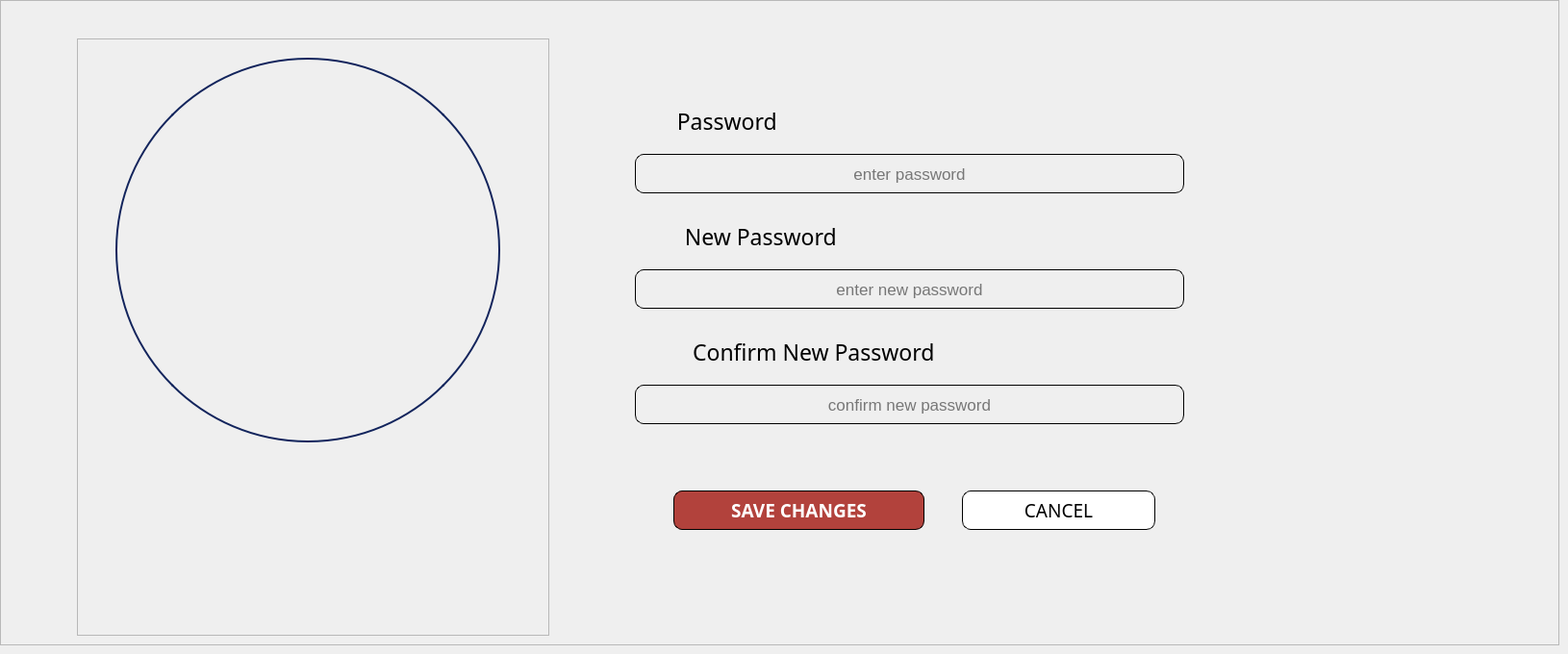
        <widget class="QWidget" name="Change_Password_cashier">
         <widget class="QFrame" name="frame_36">
          <property name="geometry">
           <rect>
            <x>0</x>
            <y>0</y>
            <width>1621</width>
            <height>671</height>
           </rect>
          </property>
          <property name="frameShape">
           <enum>QFrame::StyledPanel</enum>
          </property>
          <property name="frameShadow">
           <enum>QFrame::Raised</enum>
          </property>
          <widget class="QFrame" name="frame_37">
           <property name="geometry">
            <rect>
             <x>80</x>
             <y>40</y>
             <width>491</width>
             <height>621</height>
            </rect>
           </property>
           <property name="frameShape">
            <enum>QFrame::StyledPanel</enum>
           </property>
           <property name="frameShadow">
            <enum>QFrame::Raised</enum>
           </property>
           <widget class="QLabel" name="label_editUSER_profile_pic_4">
            <property name="geometry">
             <rect>
              <x>40</x>
              <y>20</y>
              <width>400</width>
              <height>400</height>
             </rect>
            </property>
            <property name="styleSheet">
             <string notr="true">border-radius: 200px;   /* half of 400 */
border: 2px solid #12245c;  /* optional: blue border */
</string>
            </property>
            <property name="text">
             <string/>
            </property>
            <property name="pixmap">
             <pixmap resource="jj_owner_resources.qrc">:/JJimages/userProfilepicture.png</pixmap>
            </property>
            <property name="scaledContents">
             <bool>true</bool>
            </property>
           </widget>
          </widget>
          <widget class="QFrame" name="frame_38">
           <property name="geometry">
            <rect>
             <x>610</x>
             <y>40</y>
             <width>961</width>
             <height>421</height>
            </rect>
           </property>
           <property name="font">
            <font>
             <pointsize>7</pointsize>
            </font>
           </property>
           <property name="styleSheet">
            <string notr="true">background: transparent;</string>
           </property>
           <property name="frameShape">
            <enum>QFrame::StyledPanel</enum>
           </property>
           <property name="frameShadow">
            <enum>QFrame::Raised</enum>
           </property>
           <widget class="QLabel" name="label_86">
            <property name="geometry">
             <rect>
              <x>50</x>
              <y>70</y>
              <width>311</width>
              <height>31</height>
             </rect>
            </property>
            <property name="font">
             <font>
              <family>Poppins Medium</family>
              <pointsize>17</pointsize>
             </font>
            </property>
            <property name="text">
             <string>Password                    </string>
            </property>
            <property name="alignment">
             <set>Qt::AlignCenter</set>
            </property>
           </widget>
           <widget class="QLabel" name="label_87">
            <property name="geometry">
             <rect>
              <x>60</x>
              <y>190</y>
              <width>361</width>
              <height>31</height>
             </rect>
            </property>
            <property name="font">
             <font>
              <family>Poppins Medium</family>
              <pointsize>17</pointsize>
             </font>
            </property>
            <property name="text">
             <string>New Password                    </string>
            </property>
            <property name="alignment">
             <set>Qt::AlignCenter</set>
            </property>
           </widget>
           <widget class="QLabel" name="label_92">
            <property name="geometry">
             <rect>
              <x>50</x>
              <y>300</y>
              <width>491</width>
              <height>51</height>
             </rect>
            </property>
            <property name="font">
             <font>
              <family>Poppins Medium</family>
              <pointsize>17</pointsize>
             </font>
            </property>
            <property name="text">
             <string>Confirm New Password                    </string>
            </property>
            <property name="alignment">
             <set>Qt::AlignCenter</set>
            </property>
           </widget>
           <widget class="QLineEdit" name="lineEdit_enterpass_cashier">
            <property name="geometry">
             <rect>
              <x>50</x>
              <y>120</y>
              <width>571</width>
              <height>41</height>
             </rect>
            </property>
            <property name="font">
             <font>
              <pointsize>13</pointsize>
             </font>
            </property>
            <property name="styleSheet">
             <string notr="true">border: 1px solid #000000; 
border-radius: 9px; 
padding: 1px;</string>
            </property>
            <property name="text">
             <string/>
            </property>
            <property name="alignment">
             <set>Qt::AlignCenter</set>
            </property>
            <property name="placeholderText">
             <string>enter password</string>
            </property>
           </widget>
           <widget class="QLineEdit" name="lineEdit_enterNEWpass_cashier">
            <property name="geometry">
             <rect>
              <x>50</x>
              <y>240</y>
              <width>571</width>
              <height>41</height>
             </rect>
            </property>
            <property name="font">
             <font>
              <pointsize>13</pointsize>
             </font>
            </property>
            <property name="styleSheet">
             <string notr="true">border: 1px solid #000000; 
border-radius: 9px; 
padding: 1px;</string>
            </property>
            <property name="text">
             <string/>
            </property>
            <property name="alignment">
             <set>Qt::AlignCenter</set>
            </property>
            <property name="placeholderText">
             <string>enter new password</string>
            </property>
           </widget>
           <widget class="QLineEdit" name="lineEdit_confirmNEWpass_cashier">
            <property name="geometry">
             <rect>
              <x>50</x>
              <y>360</y>
              <width>571</width>
              <height>41</height>
             </rect>
            </property>
            <property name="font">
             <font>
              <pointsize>13</pointsize>
             </font>
            </property>
            <property name="styleSheet">
             <string notr="true">border: 1px solid #000000; 
border-radius: 9px; 
padding: 1px;</string>
            </property>
            <property name="text">
             <string/>
            </property>
            <property name="alignment">
             <set>Qt::AlignCenter</set>
            </property>
            <property name="placeholderText">
             <string>confirm new password</string>
            </property>
           </widget>
          </widget>
          <widget class="QPushButton" name="pushButton_saveNEWpassword_cashier">
           <property name="geometry">
            <rect>
             <x>700</x>
             <y>510</y>
             <width>261</width>
             <height>41</height>
            </rect>
           </property>
           <property name="font">
            <font>
             <family>Poppins Medium</family>
             <pointsize>14</pointsize>
             <weight>62</weight>
             <bold>true</bold>
            </font>
           </property>
           <property name="styleSheet">
            <string notr="true">
color: #ffffff;
border: 1px solid #000000; 
border-radius: 9px; 
padding: 3px; 
background-color: #b2423c; 
font-weight: 500;
</string>
           </property>
           <property name="text">
            <string>SAVE CHANGES</string>
           </property>
          </widget>
          <widget class="QPushButton" name="pushButton_cancelNEWpassword_cashier">
           <property name="geometry">
            <rect>
             <x>1000</x>
             <y>510</y>
             <width>201</width>
             <height>41</height>
            </rect>
           </property>
           <property name="font">
            <font>
             <family>Poppins Medium</family>
             <pointsize>14</pointsize>
            </font>
           </property>
           <property name="styleSheet">
            <string notr="true">/* Default Inactive Buttons */
QPushButton {
color: #000000;
border: 1px solid #000000; 
border-radius: 9px; 
padding: 3px; 
background-color: #ffffff; 
}
/* Hover Effect on Inactive Buttons */
QPushButton:hover {
    background-color:#dbdcd8;
color:black;
font-weight: 500;
}

/* Active Button (Current Page) */
QPushButton#activeButton {
    background-color: #dbdcd8;
    color: black;
font-weight: 500;
}
</string>
           </property>
           <property name="text">
            <string>CANCEL</string>
           </property>
          </widget>
         </widget>
        </widget>
